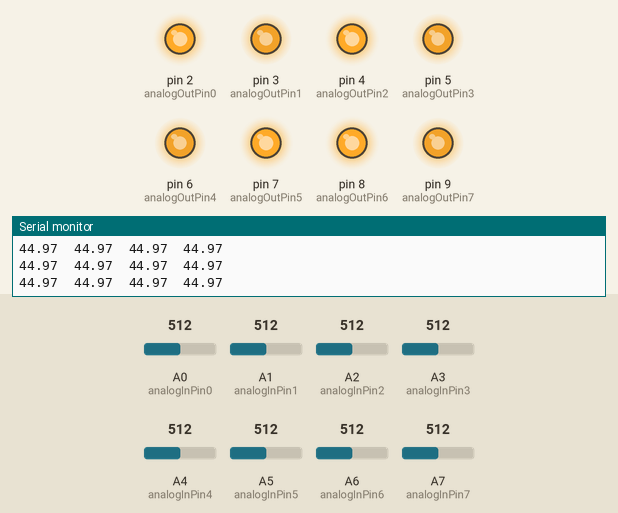
A sketch run on a simulated Arduino Nano, built with avr-gcc and run on an emulated ATmega328P. Shown: output pins drawn as LEDs (lit = HIGH), the last lines printed to the serial monitor. The test bench sets the inputs (shaded band); at power-on: A1 (analogInPin1) = 512, A2 (analogInPin2) = 512, A4 (analogInPin4) = 512, A6 (analogInPin6) = 512, A7 (analogInPin7) = 512, A0 (analogInPin0) = 512, A3 (analogInPin3) = 512, A5 (analogInPin5) = 512.

Above: at 1.2 s.
1.3 s: A1 (analogInPin1) set to 306
At 1.9 s:
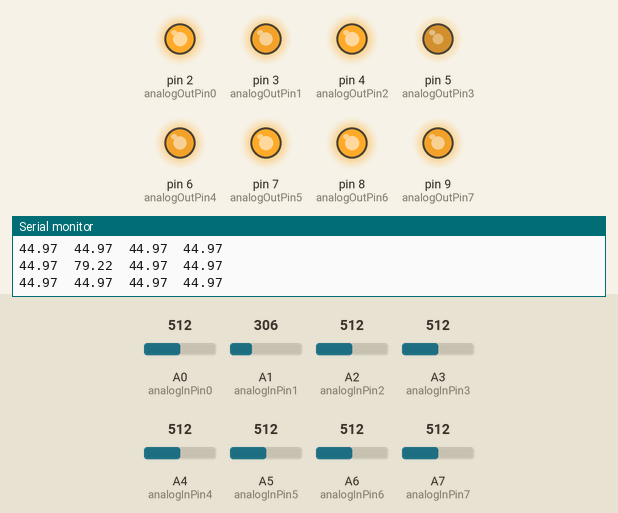
2.8 s: A2 (analogInPin2) set to 306
At 3.6 s:
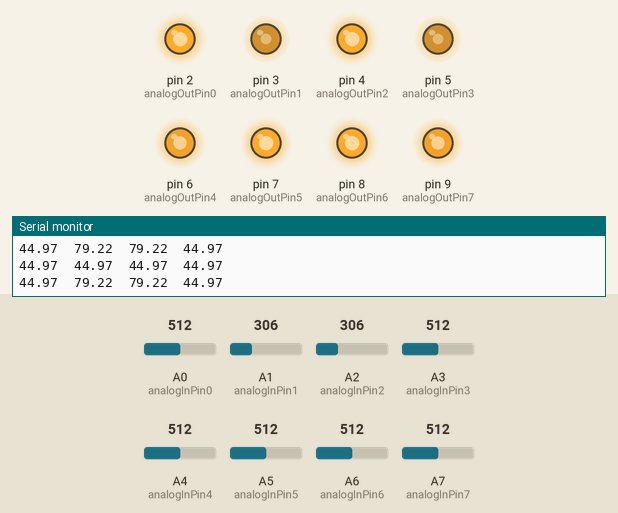
4.3 s: A4 (analogInPin4) set to 306
At 5.3 s:
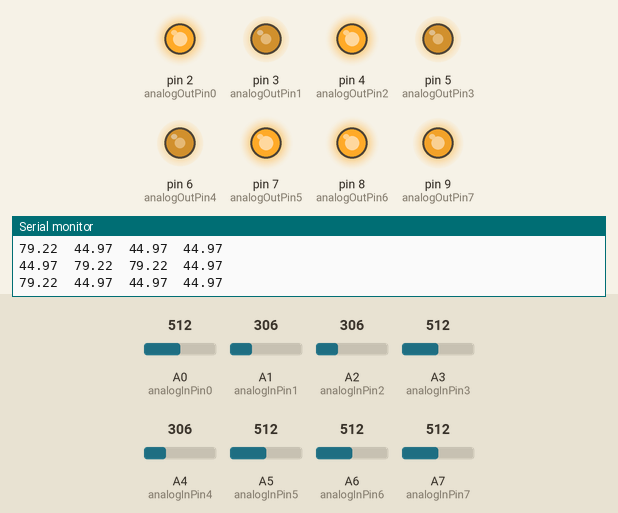
5.8 s: A6 (analogInPin6) set to 280
7.3 s: A6 (analogInPin6) set to 260
At 7.6 s:
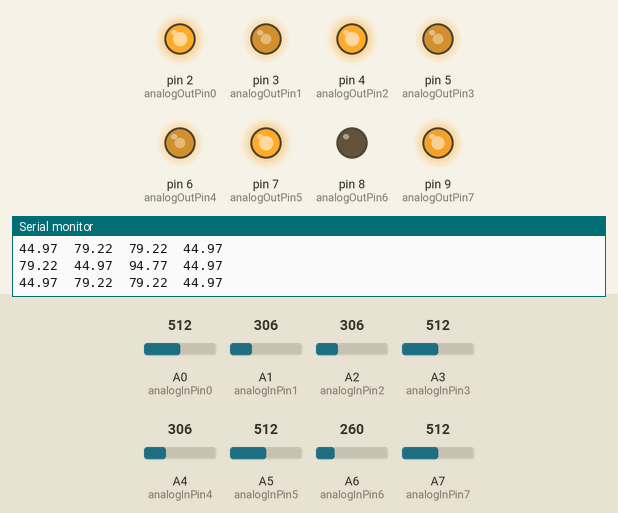
8.8 s: A7 (analogInPin7) set to 306
At 9.4 s:
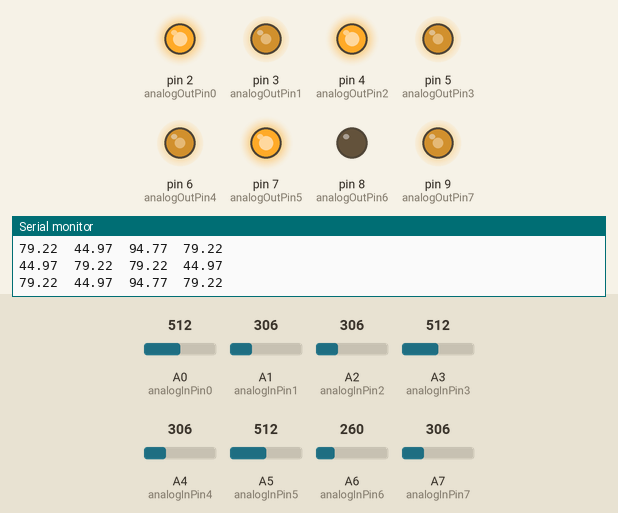
Timing chart, 0 to 11.3 s (numbered marks = the images above; inputs shaded):
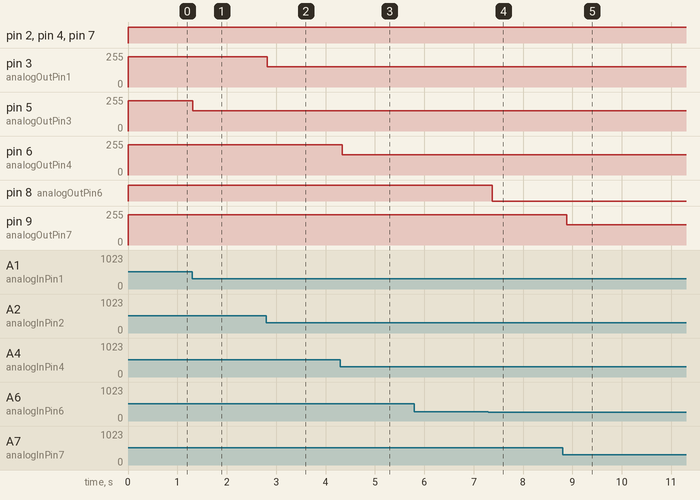

The sketch:

Prog_final.ino
```cpp
int analogInPin0 = A0;
int analogOutPin0 = 2;
int analogInPin1 = A1;
int analogOutPin1 = 3;
int analogInPin2 = A2;
int analogOutPin2 = 4;
int analogInPin3 = A3;
int analogOutPin3 = 5;
int analogInPin4 = A4;
int analogOutPin4 = 6;
int analogInPin5 = A5;
int analogOutPin5 = 7;
int analogInPin6 = A6;
int analogOutPin6 = 8;
int analogInPin7 = A7;
int analogOutPin7 = 9;
/*int analogInPin8 = A2;
int analogOutPin8 = 8;
int analogInPin9 = A9;
int analogOutPin9 = 9;
int analogInPin10 = A10;
int analogOutPin10 = 10;
int analogInPin11 = A11;
int analogOutPin11 = 11;
int analogInPin12 = A12;
int analogOutPin12 = 12;
int analogInPin13 = A13;
int analogOutPin13 = 13;
int analogInPin14 = A14;
int analogOutPin14 = 14;
int analogInPin15 = A15;
int analogOutPin15 = 15;
*/
int sensorValue0 = 0;           //value read from the IR sensor
int sensorValue1 = 0;
int sensorValue2 = 0;
int sensorValue3 = 0;          // value read from the IR sensor
int sensorValue4 = 0;
int sensorValue5 = 0;
int sensorValue6 = 0;          // value read from the IR sensor
int sensorValue7 = 0;
/*int sensorValue8 = 0;
int sensorValue9 = 0;         //  value read from the IR sensor
int sensorValue10= 0;
int sensorValue11= 0;
int sensorValue12= 0;         //  value read from the IR sensor
int sensorValue13= 0;
int sensorValue14= 0;
int sensorValue15= 0;          // value read from the IR sensor
*/
int outputValue0 = 0;
int outputValue1 = 0;
int outputValue2 = 0;
int outputValue3 = 0;
int outputValue4 = 0;
int outputValue5 = 0;
int outputValue6 = 0;
int outputValue7 = 0;
/*int outputValue8 = 0;
int outputValue9 = 0;
int outputValue10= 0;
int outputValue11= 0;
int outputValue12= 0;
int outputValue13= 0;
int outputValue14= 0;
int outputValue15= 0;
*/
void setup()
{
  Serial.begin(9600);
}

void loop()
{
  float volts0 = analogRead(analogInPin0)*0.00273;  //    value from sensor * (5/1024) - if running 3.3.volts then change 5 to 3.3
  sensorValue0= analogRead(analogInPin0);
  float distance0 = 65*pow(volts0, -1.10);            // worked out from graph 65 = theoretical distance / (1/Volts)S - luckylarry.co.uk

  float volts1 = analogRead(analogInPin1)*0.00273;      //value from sensor * (5/1024) - if running 3.3.volts then change 5 to 3.3
  sensorValue1 = analogRead(analogInPin1);
  float distance1 = 65*pow(volts1, -1.10);            // worked out from graph 65 = theoretical distance / (1/Volts)S - luckylarry.co.uk

  float volts2 = analogRead(analogInPin2)*0.00273;     // value from sensor * (5/1024) - if running 3.3.volts then change 5 to 3.3
  sensorValue2 = analogRead(analogInPin2);
  float distance2 = 65*pow(volts2, -1.10);            // worked out from graph 65 = theoretical distance / (1/Volts)S - luckylarry.co.uk

  float volts3 = analogRead(analogInPin3)*0.00273;    //  value from sensor * (5/1024) - if running 3.3.volts then change 5 to 3.3
  sensorValue3= analogRead(analogInPin3);
  float distance3 = 65*pow(volts3, -1.10);            // worked out from graph 65 = theoretical distance / (1/Volts)S - luckylarry.co.uk

  float volts4 = analogRead(analogInPin4)*0.00273;      //value from sensor * (5/1024) - if running 3.3.volts then change 5 to 3.3
  sensorValue4= analogRead(analogInPin4);
  float distance4 = 65*pow(volts4, -1.10);            // worked out from graph 65 = theoretical distance / (1/Volts)S - luckylarry.co.uk

  float volts5 = analogRead(analogInPin5)*0.00273;     // value from sensor * (5/1024) - if running 3.3.volts then change 5 to 3.3
  sensorValue5= analogRead(analogInPin5);
  float distance5 = 65*pow(volts5, -1.10);          //   worked out from graph 65 = theoretical distance / (1/Volts)S - luckylarry.co.uk

  float volts6 = analogRead(analogInPin6)*0.00273;   //   value from sensor * (5/1024) - if running 3.3.volts then change 5 to 3.3
  sensorValue6= analogRead(analogInPin6);
  float distance6 = 65*pow(volts6, -1.10);         //    worked out from graph 65 = theoretical distance / (1/Volts)S - luckylarry.co.uk

  float volts7 = analogRead(analogInPin7)*0.00273;  //    value from sensor * (5/1024) - if running 3.3.volts then change 5 to 3.3
  sensorValue7= analogRead(analogInPin7);
  float distance7 = 65*pow(volts7, -1.10);          //   worked out from graph 65 = theoretical distance / (1/Volts)S - luckylarry.co.uk

/*  float volts8 = analogRead(analogInPin8)*0.00273;  //    value from sensor * (5/1024) - if running 3.3.volts then change 5 to 3.3
  sensorValue8= analogRead(analogInPin8);
  float distance8 = 65*pow(volts8, -1.10);          //   worked out from graph 65 = theoretical distance / (1/Volts)S - luckylarry.co.uk

  float volts9 = analogRead(analogInPin9)*0.00273;   //   value from sensor * (5/1024) - if running 3.3.volts then change 5 to 3.3
  sensorValue9= analogRead(analogInPin9);
  float distance9 = 65*pow(volts9, -1.10);         //    worked out from graph 65 = theoretical distance / (1/Volts)S - luckylarry.co.uk

  float volts10 = analogRead(analogInPin10)*0.00273;  //    value from sensor * (5/1024) - if running 3.3.volts then change 5 to 3.3
  sensorValue10 = analogRead(analogInPin10);
  float distance10 = 65*pow(volts10, -1.10);         //    worked out from graph 65 = theoretical distance / (1/Volts)S - luckylarry.co.uk

  float volts11 = analogRead(analogInPin11)*0.00273;   //   value from sensor * (5/1024) - if running 3.3.volts then change 5 to 3.3
  sensorValue11 = analogRead(analogInPin11);
  float distance11 = 65*pow(volts11, -1.10);       //      worked out from graph 65 = theoretical distance / (1/Volts)S - luckylarry.co.uk

  float volts12 = analogRead(analogInPin12)*0.00273;  //    value from sensor * (5/1024) - if running 3.3.volts then change 5 to 3.3
  sensorValue12 = analogRead(analogInPin12);
  float distance12 = 65*pow(volts12, -1.10);         //    worked out from graph 65 = theoretical distance / (1/Volts)S - luckylarry.co.uk

  float volts13 = analogRead(analogInPin13)*0.00273;  //    value from sensor * (5/1024) - if running 3.3.volts then change 5 to 3.3
  sensorValue13 = analogRead(analogInPin13);
  float distance13 = 65*pow(volts13, -1.10);          //   worked out from graph 65 = theoretical distance / (1/Volts)S - luckylarry.co.uk

  float volts14 = analogRead(analogInPin14)*0.00273;  //    value from sensor * (5/1024) - if running 3.3.volts then change 5 to 3.3
  sensorValue14 = analogRead(analogInPin14);
  float distance14 = 65*pow(volts14, -1.10);          //   worked out from graph 65 = theoretical distance / (1/Volts)S - luckylarry.co.uk

  float volts15 = analogRead(analogInPin15)*0.00273;  //    value from sensor * (5/1024) - if running 3.3.volts then change 5 to 3.3
  sensorValue15 = analogRead(analogInPin15);
  float distance15 = 65*pow(volts15, -1.10);          //   worked out from graph 65 = theoretical distance / (1/Volts)S - luckylarry.co.uk
*/
  if(distance0>150)
    distance0=150;
  if(distance0<30)
    distance0=30;
  if(distance1>150)
    distance1=150;
  if(distance1<30)
    distance1=30;
  if(distance2>150)
    distance2=150;
  if(distance2<30)
    distance2=30;
  if(distance3>150)
    distance3=150;
  if(distance3<30)
    distance3=30;
  if(distance4>150)
    distance4=150;
  if(distance4<30)
    distance4=30;
  if(distance5>150)
    distance5=150;
  if(distance5<30)
    distance5=30;
  if(distance6>150)
    distance6=150;
  if(distance6<30)
    distance6=30;
  if(distance7>150)
    distance7=150;
  if(distance7<30)
    distance7=30;
/*  if(distance8>150)
    distance8=150;
  if(distance8<30)
    distance8=30;
  if(distance9>150)
    distance9=150;
  if(distance9<30)
    distance9=30;
  if(distance10>150)
    distance10=150;
  if(distance10<30)
    distance10=30;
  if(distance11>150)
    distance11=150;
  if(distance11<30)
    distance11=30;
  if(distance12>150)
    distance12=150;
  if(distance12<30)
    distance12=30;
  if(distance13>150)
    distance13=150;
  if(distance13<30)
    distance13=30;
  if(distance14>150)
    distance14=150;
  if(distance14<30)
    distance14=30;
  if(distance15>150)
    distance15=150;
  if(distance15<30)
    distance15=30;

*/
  outputValue0 = map(distance0, 30, 150, 255, 0);
  outputValue1 = map(distance1, 30, 150, 255, 0);
  outputValue2 = map(distance2, 30, 150, 255, 0);
  outputValue3 = map(distance3, 30, 150, 255, 0);
  outputValue4 = map(distance4, 30, 150, 255, 0);
  outputValue5 = map(distance5, 30, 150, 255, 0);
  outputValue6 = map(distance6, 30, 150, 255, 0);
  outputValue7 = map(distance7, 30, 150, 255, 0);
/*  outputValue8 = map(distance8, 30, 150, 270, 0);
  outputValue9 = map(distance9, 30, 150, 270, 0);
  outputValue10= map(distance10, 30, 150, 270, 0);
  outputValue11= map(distance11, 30, 150, 270, 0);
  outputValue12= map(distance12, 30, 150, 270, 0);
  outputValue13= map(distance13, 30, 150, 270, 0);
  outputValue14= map(distance14, 30, 150, 270, 0);
  outputValue15= map(distance15, 30, 150, 270, 0); */
//  Serial.print("  distance Value0 = " );
  Serial.print(distance0);
//  Serial.print("  output Value0 = " );
//  Serial.print(outputValue0);
  Serial.print("  ");
//  Serial.print("  distance Value1 = " );
  Serial.print(distance1);
//  Serial.print("  output Value1 = " );
//  Serial.print(outputValue1);
  Serial.print("  ");
//  Serial.print("  distance Value2 = " );
  Serial.print(distance2);
//  Serial.print("  output Value2 = " );
//  Serial.print(outputValue2);
 Serial.print("  ");
//  Serial.print("  distance Value3 = " );
  Serial.print(distance3);
//  Serial.print("  output Value3 = " );
//  Serial.print(outputValue3);
  Serial.println();
//  Serial.print("  distance Value4 = " );
  Serial.print(distance4);
//  Serial.print("  output Value4 = " );
//  Serial.print(outputValue4);
  Serial.print("  ");
//  Serial.print("  distance Value5 = " );
  Serial.print(distance5);
//  Serial.print("  output Value5 = " );
//  Serial.print(outputValue5);
  Serial.print("  ");
//  Serial.print("  distance Value6 = " );
  Serial.print(distance6);
//  Serial.print("  output Value6 = " );
//  Serial.print(outputValue6);
  Serial.print("  ");
//  Serial.print("  distance Value7 = " );
  Serial.print(distance7);
//  Serial.print("  output Value7 = " );
//  Serial.print(outputValue7);
  Serial.print("  ");
//  Serial.print("  distance Value8 = " );
/*  Serial.print(distance8);
//  Serial.print("  output Value8 = " );
//  Serial.print(outputValue8);
  Serial.println("  ");
//  Serial.print("  distance Value9 = " );
  Serial.print(distance9);
//  Serial.print("  output Value9 = " );
//  Serial.print(outputValue9);
  Serial.print("  ");
//  Serial.print("  distance Value10 = " );
  Serial.print(distance10);
//  Serial.print("  output Value10 = " );
//  Serial.print(outputValue10);
  Serial.print("  ");
//  Serial.print("  distance Value11 = " );
  Serial.print(distance11);
//  Serial.print("  output Value11 = " );
//  Serial.print(outputValue11);
  Serial.print("  ");
//  Serial.print("  distance Value12 = " );
  Serial.print(distance12);
//  Serial.print("  output Value12 = " );
//  Serial.print(outputValue12);
  Serial.print("  ");
//  Serial.print("  distance Value13 = " );
  Serial.print(distance13);
//  Serial.print("  output Value13 = " );
//  Serial.print(outputValue13);
  Serial.print("  ");
//  Serial.print("  distance Value14 = " );
//  Serial.print(distance14);
//  Serial.print("  output Value14 = " );
//  Serial.print(outputValue14);
//  Serial.print("  ");
//  Serial.print("  distance Value15 = " );
//  Serial.print(distance15);
//  Serial.print("  output Value15 = " );
//  Serial.print(outputValue15); */
 Serial.println();
 Serial.println();
  analogWrite(analogOutPin0, outputValue1);
  analogWrite(analogOutPin1, outputValue2);
  analogWrite(analogOutPin2, outputValue2);
  analogWrite(analogOutPin3, outputValue1);
  analogWrite(analogOutPin4, outputValue4);
  analogWrite(analogOutPin5, outputValue4);
  analogWrite(analogOutPin6, outputValue6);
  analogWrite(analogOutPin7, outputValue7);
/*  analogWrite(analogOutPin8, outputValue8);
  analogWrite(analogOutPin9, outputValue9);
  analogWrite(analogOutPin10, outputValue10);
  analogWrite(analogOutPin11, outputValue11);
  analogWrite(analogOutPin12, outputValue12);
  analogWrite(analogOutPin13, outputValue13);
  analogWrite(analogOutPin14, outputValue14);
  analogWrite(analogOutPin15, outputValue15);
 /* analogWrite(analogOutPin0, distance0);
  analogWrite(analogOutPin1, distance1);
  analogWrite(analogOutPin2, distance2);
  analogWrite(analogOutPin3, distance3);
  analogWrite(analogOutPin4, distance4);
  analogWrite(analogOutPin5, distance5);
  analogWrite(analogOutPin6, distance6);
  analogWrite(analogOutPin7, distance7);
  analogWrite(analogOutPin8, distance8);
  analogWrite(analogOutPin9, distance9);
  analogWrite(analogOutPin10, distance10);
  analogWrite(analogOutPin11, distance11);
  analogWrite(analogOutPin12, distance12);
  analogWrite(analogOutPin13, distance13);
  analogWrite(analogOutPin14, distance14);*/
  delay(100);
}
```

Measured:
- the behaviour switches between 270 and 269 on A6 (analogInPin6) (found by bisection; images 3 and 4)
- after the input at 1.3 s, pin 5 (analogOutPin3): 226/255 → 151/255 at once
- after the input at 2.8 s, pin 3 (analogOutPin1): 226/255 → 151/255 at once
- after the input at 4.3 s, pin 6 (analogOutPin4): 226/255 → 151/255 at once
- after the input at 7.3 s, pin 8 (analogOutPin6): HIGH → LOW after 0.07 s
- after the input at 8.8 s, pin 9 (analogOutPin7): 226/255 → 151/255 after 0.09 s
